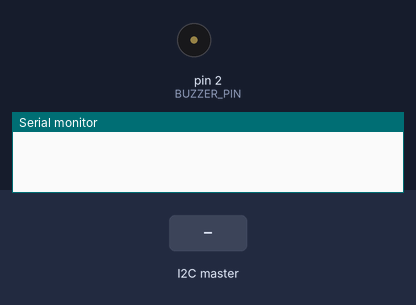
Bench run of a sketch on a simulated Arduino Uno, built with avr-gcc and run on an emulated ATmega328P. Shown: buzzer (waves = sounding), the last lines printed to the serial monitor. The test bench sets the inputs (shaded band).

Above: at 1.2 s.
1.3 s: the I2C master sends "A"
At 1.6 s:
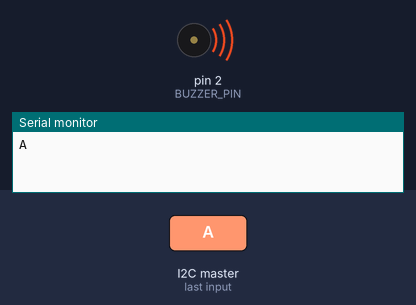
2.8 s: the I2C master sends "D"
At 4.0 s:
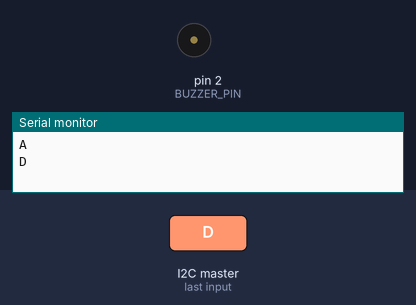
Timing chart, 0 to 5.8 s (numbered marks = the images above; inputs shaded):
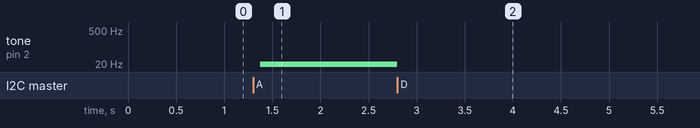

Measured:
- after the input at 1.3 s, tone on pin 2 (BUZZER_PIN): silent → 10 Hz after 0.07 s
- after the input at 2.8 s, tone on pin 2 (BUZZER_PIN): 10 Hz → silent at once

The sketch:

intrusion-detection-alarm-slave.ino
```cpp
// Include the Wire library to enable I2C communications
#include <Wire.h>

// Define the pin where the buzzer is connected
#define BUZZER_PIN        2

// Define the frequency for the buzzer sound
#define BUZZER_FREQUENCY  500

void setup() {
  // Initialize serial communication at 9600 bits per second
  Serial.begin(9600);

  // Begin I2C communication as a device with address 8
  Wire.begin(8);
  // Register a function to be called when data is received over I2C
  Wire.onReceive(receiveEvent);
}

void loop() {
  // A small delay to prevent overwhelming the processor
  delay(100);
}

// This function is called by the Wire library when data is received
void receiveEvent(int bytes) {
  // Read a character from the I2C buffer
  char x = Wire.read();
  // If the received character is 'A', activate the buzzer sound
  if (x == 'A') {
    activateSound();
    // If the received character is 'D', stop any sound on the buzzer
  } else if (x == 'D') {
    noTone(BUZZER_PIN);
  }
  // Print the received character to the serial monitor
  Serial.println(x);
}

// This function activates a descending tone sequence on the buzzer
void activateSound()
{
  for (float f=3000;f>10;f=f*0.85){
    // Start at a high frequency and decrease the frequency in a loop
    tone(BUZZER_PIN,2*f);
    // Wait for 5 milliseconds
    delay(5);
    // Set the buzzer frequency to the value of 'f'
    tone(BUZZER_PIN,f);
    // Wait for 5 milliseconds
    delay(5);
  }
}
```
